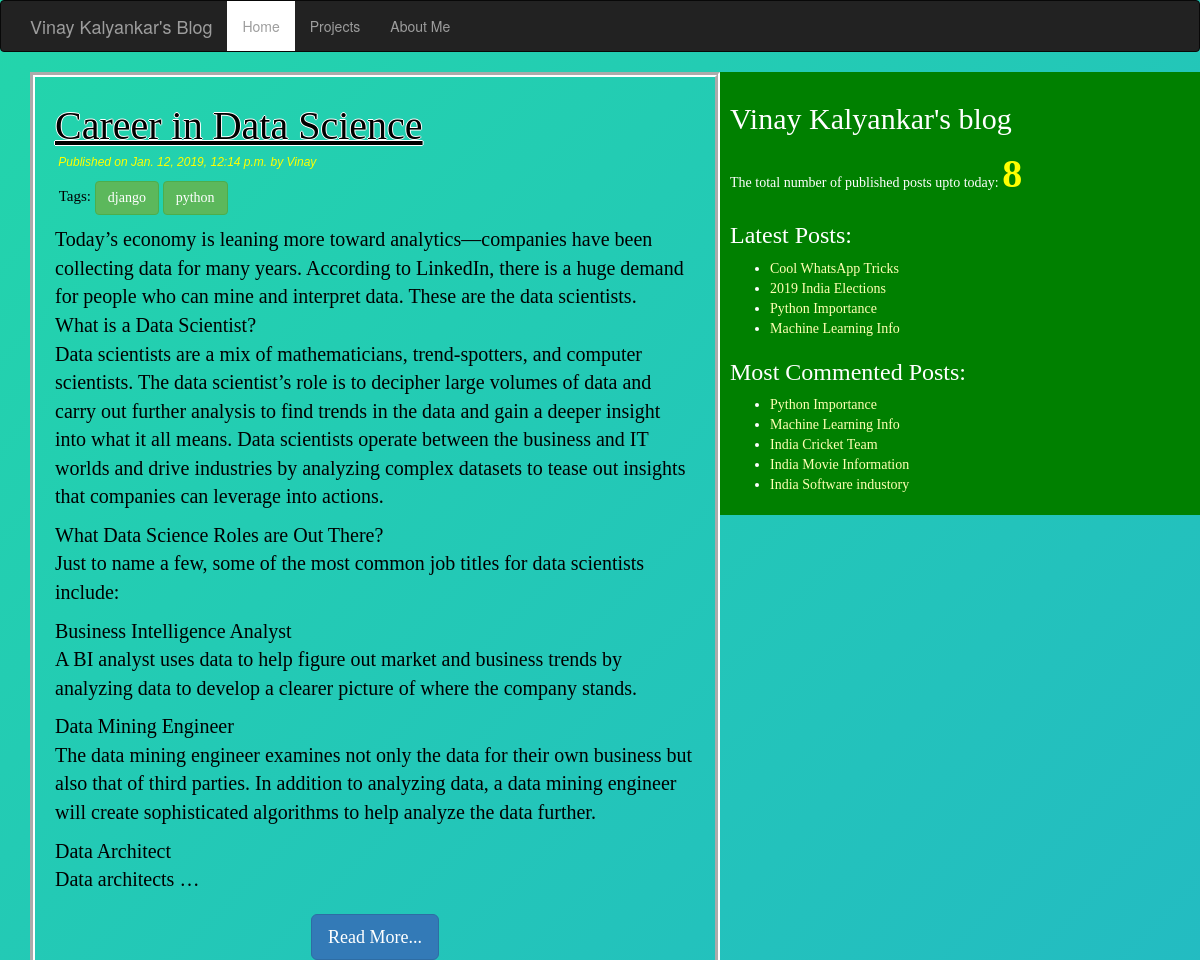
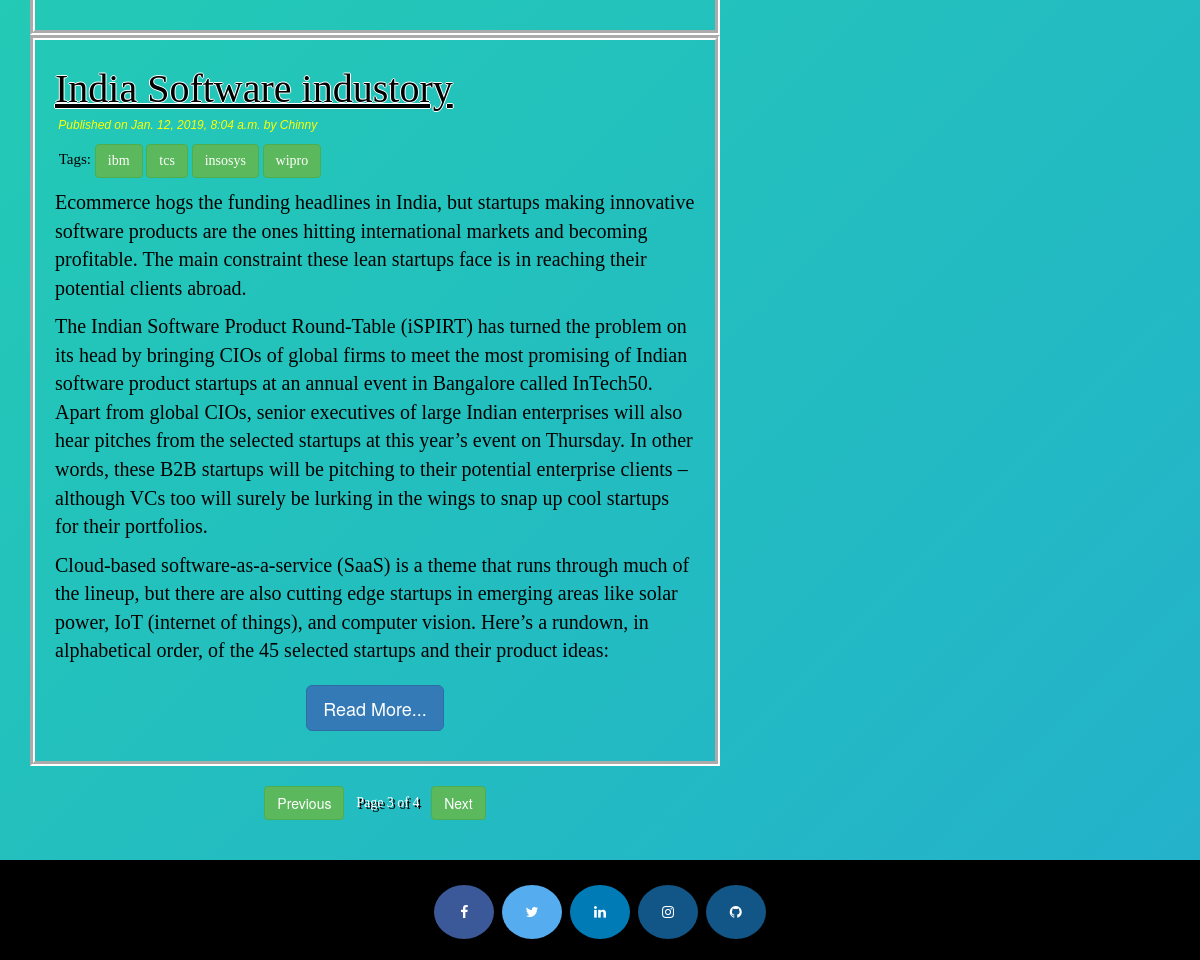
/?page=3, run on the app's committed database (2 pictures, top to bottom).
### blog/models.py (models this page shows, shortened)
class Post(models.Model):
    STATUS_CHOICES=(('draft','Draft'),('published','Published'))
    title=models.CharField(max_length=256)
    slug=models.SlugField(max_length=264,unique_for_date='publish')
    author=models.ForeignKey(User,related_name='blog_posts',on_delete=models.DO_NOTHING)
    body=RichTextField(blank=True, null=True)
    publish=models.DateTimeField(default=timezone.now)
    created=models.DateTimeField(auto_now_add=True)
    updated=models.DateTimeField(auto_now=True)
    status=models.CharField(max_length=10,choices=STATUS_CHOICES,default='draft')
    objects=CustomManager()
    tags=TaggableManager()
    class Meta:
        ordering=('-publish',)
    def get_absolute_url(self):
        return  reverse('post_detail',args=[self.publish.year,self.publish.strftime('%m'),self.publish.strftime('%d'),self.slug])

### blog/views.py (the view)
# urls.py: path('',views.post_list_view),
def post_list_view(request,tag_slug=None):
    post_list=Post.objects.all()
    tag=None
    if tag_slug:
        tag=get_object_or_404(Tag,slug=tag_slug)
        post_list=post_list.filter(tags__in=[tag])
    paginator=Paginator(post_list,2)
    page_number=request.GET.get('page')
    try:
        post_list=paginator.page(page_number)
    except PageNotAnInteger:
        post_list=paginator.page(1)
    except EmptyPage:
        post_list=paginator.page(paginator.num_pages)
    return render(request,'blog/post_list.html',{'post_list':post_list,'tag':tag})

### blog/models.py (called while the page is built)
    def get_queryset(self):
        return super().get_queryset().filter(status='published')

### blog/templatetags/blog_tags.py (called while the page is built)
@register.simple_tag(name="my_tag")
def total_posts():
    return Post.objects.count()

@register.inclusion_tag('blog/latest_posts123.html')
def show_latest_posts(count=3):
    latest_posts=Post.objects.order_by('-publish')[:count]
    return {'latest_posts':latest_posts}

@register.simple_tag
def get_most_commented_posts(count=5):
    return Post.objects.annotate(total_comments=Count('comments')).order_by('-total_comments')[:count]

### templates/blog/post_list.html (shortened to what this page needs)
{%extends 'blog/base.html'%}
   {%block content %}
{% for post in post_list%}
   <div class="posts">
     <a href="{{post.get_absolute_url}}" class="title">{{post.title}}</a>
     <p id="date">&nbsp;Published on {{post.publish}} by {{post.author|title}}</p>
     <p class="taggs">&nbsp;Tags:
       {%for tag in post.tags.all%}
         <a class="btn btn-success" href="{%url 'post_list_by_tag_name' tag.slug%}">{{tag.name}}</a>
       {%endfor%}
     </p>
     <h7 class="paragraph">{{post.body|safe| linebreaks|truncatewords:200}}</h7>
     <h2 align="center"><a href="{{post.get_absolute_url}}" class="btn btn-primary btn-lg">Read More...</a></h2>
     </div>
  {%endfor%}
<br>
   {%include 'blog/pagination.html' with page=post_list %}
   <br><br>
   {%endblock%}

### templates/blog/base.html (shortened to what this page needs)
<!DOCTYPE html>
{%load blog_tags%}
{%load staticfiles%}
<html lang="en" dir="ltr">
  <head>
    <link rel="stylesheet" href="https://maxcdn.bootstrapcdn.com/bootstrap/3.3.7/css/bootstrap.min.css">
    <link rel="stylesheet" href="{% static "css/blog.css" %}">
    <link rel="stylesheet" href="https://cdnjs.cloudflare.com/ajax/libs/font-awesome/4.7.0/css/font-awesome.min.css">
  </head>
    <body>
      <nav class="navbar navbar-default navbar-inverse">
        <div class="container">
          <div class="navbar-header">
            <a class="navbar-brand" href="/">Vinay Kalyankar's Blog</a>
          </div>
          <ul class="nav navbar-nav">
            <li> <a href="/" class="current">Home</a> </li>
            <li> <a href="/Projects" >Projects</a> </li>
            <li> <a href="/AboutMe">About Me</a> </li>
          </ul>
        </div>
      </nav>
      <section>
        <div class="content" >
              {%block content%}{%endblock%}
        </div>
  <div class="sidebar">
    <h2>Vinay Kalyankar's blog</h2>
    <p>The total number of published posts upto today: <span id='pcount'>{%my_tag%}</span>  </p>
    <h3>Latest Posts: </h3>{%show_latest_posts 4%}
    <h3>Most Commented Posts: </h3>
    {%get_most_commented_posts as most_commented_posts%}
    <ul>
      {%for post in most_commented_posts%}
        <li><a href="{{post.get_absolute_url}}">{{post.title}}</a></li>
      {%endfor%}
    </ul>
  </div>
  <br />
</section>
  <footer id="footer" align="center">
    <a href="https://www.facebook.com/kalyankarvinay" class="fa fa-facebook" target="_blank"></a>
    <a href="https://twitter.com/kalyankar_vinay" class="fa fa-twitter" target="_blank"></a>
    <a href="#" class="fa fa-linkedin" target="_blank"></a>
    <a href="https://www.instagram.com/kalyankarvinay" class="fa fa-instagram"></a>
    <a href="https://github.com/Vinaykalyankar" class="fa fa-github" target="_blank"></a>
  </footer>
    </body>
  </html>

### templates/blog/latest_posts123.html
<ul>
  {%for post in latest_posts %}
  <li><a href="{{post.get_absolute_url}}">{{post.title}}</a></li>
  {%endfor%}
</ul>

### static/css/blog.css (style rules this page uses)
.content { width: 60%; float: left; padding: 0 0 0 30px; }
.posts { border: 5px white solid; border-style: groove; display: block; padding: 20px; }
.sidebar { font-family: 'Baloo Thambi', cursive; width: 40%; float: right; padding: 10px; background: green; }
body { width: 100wh; height: 90vh; color: #fff; background: linear-gradient(-45deg, #EE7752, #E73C7E, #23A6D5, #23D5AB); background-size: 400% 400%; -webkit-animation: Gradient 5s ease infinite; -moz-animation: Gradient 5s ease infinite; animation: Gradient 5s ease infinite; }
#date { font-family: 'Karla', sans-serif; color: yellow; font-size: 12px; font-style: italic; }
a { color: #ffffb3; }
#pcount { font-size: 40px; color: yellow; font-weight: bold; }
.title { color: black; font-size: 40px; text-decoration: underline; font-family: 'ZCOOL KuaiLe', cursive; color: black; text-shadow: -1px 0 white, 0 1px white, 1px 0 white, 0 -1px white; }
.paragraph { font-family: 'Pacifico', cursive; font-size: 20px; color: black; }
.taggs { font-family: 'Pacifico', cursive; font-size: 15px; color: black; }
.nav .current { background: #ffffff; }
section { min-height: 90vh; }
#footer { padding: 20px; background-color: black; position: relative; height: 100px; clear: both; display: block; }
.fa { padding: 20px; font-size: 30px; width: 60px; text-align: center; text-decoration: none; margin: 5px 2px; border-radius: 50%; }
.fa-facebook { background: #3B5998; color: white; }
.fa-twitter { background: #55ACEE; color: white; }
.fa-linkedin { background: #007bb5; color: white; }
.fa-instagram { background: #125688; color: white; }
.fa-github { background: #125688; color: white; }

### data on the page
Post: title "Career in Data Science", publish "Jan. 12, 2019, 12:14 p.m.", author "Vinay", body "Today’s economy is leaning more toward analytics—companies have been collecting data for many years. According to LinkedIn, there is a huge demand for people who can mine and interpret data. These are the data scientists. What is a Data Scientist? Data scientists are a mix of mathematicians, trend-spotters, and computer scientists. The data scientist’s role is to decipher large volumes of data and carry out further analysis to find trends in the data and gain a deeper insight into what it all means. Data scientists operate between the business and IT worlds and drive industries by analyzing complex datasets to tease out insights that companies can leverage into actions. What Data Science…"
Tag: name "django"
Tag: name "python"
Post: title "India Software industory", publish "Jan. 12, 2019, 8:04 a.m.", author "Chinny", body "Ecommerce hogs the funding headlines in India, but startups making innovative software products are the ones hitting international markets and becoming profitable. The main constraint these lean startups face is in reaching their potential clients abroad. The Indian Software Product Round-Table (iSPIRT) has turned the problem on its head by bringing CIOs of global firms to meet the most promising of Indian software product startups at an annual event in Bangalore called InTech50. Apart from global CIOs, senior executives of large Indian enterprises will also hear pitches from the selected startups at this year’s event on Thursday. In other words, these B2B startups will be pitching to their…"
Tag: name "ibm"
Tag: name "tcs"
Tag: name "insosys"
Tag: name "wipro"
Post: title "Cool WhatsApp Tricks"
Post: title "2019 India Elections"
Post: title "Python Importance"
Post: title "Machine Learning Info"
Post: title "India Cricket Team"
Post: title "India Movie Information"

### other printed values
{{ page.number }} "3"
{{ page.paginator.num_pages }} "4"
